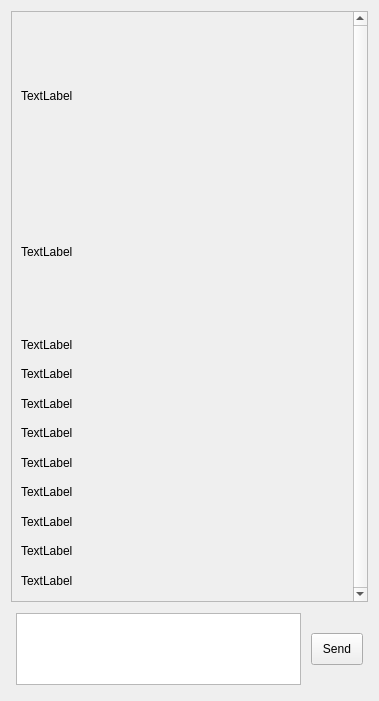
<?xml version="1.0" encoding="UTF-8"?>
<ui version="4.0">
 <class>Form</class>
 <widget class="QWidget" name="Form">
  <property name="geometry">
   <rect>
    <x>0</x>
    <y>0</y>
    <width>379</width>
    <height>701</height>
   </rect>
  </property>
  <property name="windowTitle">
   <string>Form</string>
  </property>
  <property name="styleSheet">
   <string notr="true">QHBoxLayout#horizontalLayout {
	height: 30px;
	max-height: 30px;
	min-height: 30px;
}</string>
  </property>
  <layout class="QVBoxLayout" name="verticalLayout">
   <item>
    <widget class="QScrollArea" name="scrollArea">
     <property name="verticalScrollBarPolicy">
      <enum>Qt::ScrollBarAlwaysOn</enum>
     </property>
     <property name="widgetResizable">
      <bool>true</bool>
     </property>
     <widget class="QWidget" name="scrollAreaWidgetContents">
      <property name="geometry">
       <rect>
        <x>0</x>
        <y>0</y>
        <width>334</width>
        <height>536</height>
       </rect>
      </property>
      <layout class="QVBoxLayout" name="verticalLayout_2">
       <item>
        <widget class="QLabel" name="label">
         <property name="minimumSize">
          <size>
           <width>0</width>
           <height>150</height>
          </size>
         </property>
         <property name="text">
          <string>TextLabel</string>
         </property>
        </widget>
       </item>
       <item>
        <widget class="QLabel" name="label_2">
         <property name="minimumSize">
          <size>
           <width>0</width>
           <height>150</height>
          </size>
         </property>
         <property name="text">
          <string>TextLabel</string>
         </property>
        </widget>
       </item>
       <item>
        <widget class="QLabel" name="label_3">
         <property name="text">
          <string>TextLabel</string>
         </property>
        </widget>
       </item>
       <item>
        <widget class="QLabel" name="label_4">
         <property name="text">
          <string>TextLabel</string>
         </property>
        </widget>
       </item>
       <item>
        <widget class="QLabel" name="label_5">
         <property name="text">
          <string>TextLabel</string>
         </property>
        </widget>
       </item>
       <item>
        <widget class="QLabel" name="label_6">
         <property name="text">
          <string>TextLabel</string>
         </property>
        </widget>
       </item>
       <item>
        <widget class="QLabel" name="label_7">
         <property name="text">
          <string>TextLabel</string>
         </property>
        </widget>
       </item>
       <item>
        <widget class="QLabel" name="label_11">
         <property name="text">
          <string>TextLabel</string>
         </property>
        </widget>
       </item>
       <item>
        <widget class="QLabel" name="label_10">
         <property name="text">
          <string>TextLabel</string>
         </property>
        </widget>
       </item>
       <item>
        <widget class="QLabel" name="label_9">
         <property name="text">
          <string>TextLabel</string>
         </property>
        </widget>
       </item>
       <item>
        <widget class="QLabel" name="label_8">
         <property name="text">
          <string>TextLabel</string>
         </property>
        </widget>
       </item>
      </layout>
     </widget>
    </widget>
   </item>
   <item>
    <layout class="QHBoxLayout" name="horizontalLayout">
     <property name="spacing">
      <number>0</number>
     </property>
     <item>
      <widget class="QTextEdit" name="textEdit">
       <property name="styleSheet">
        <string notr="true">margin: 5px 5px 5px 5px;
min-height: 30px;
max-height: 70px;</string>
       </property>
      </widget>
     </item>
     <item>
      <widget class="QPushButton" name="pushButton">
       <property name="styleSheet">
        <string notr="true">margin: 5px 5px 5px 5px;
min-height: 30px;
min-width: 50px;</string>
       </property>
       <property name="text">
        <string>Send</string>
       </property>
      </widget>
     </item>
    </layout>
   </item>
  </layout>
 </widget>
 <resources/>
 <connections/>
</ui>
